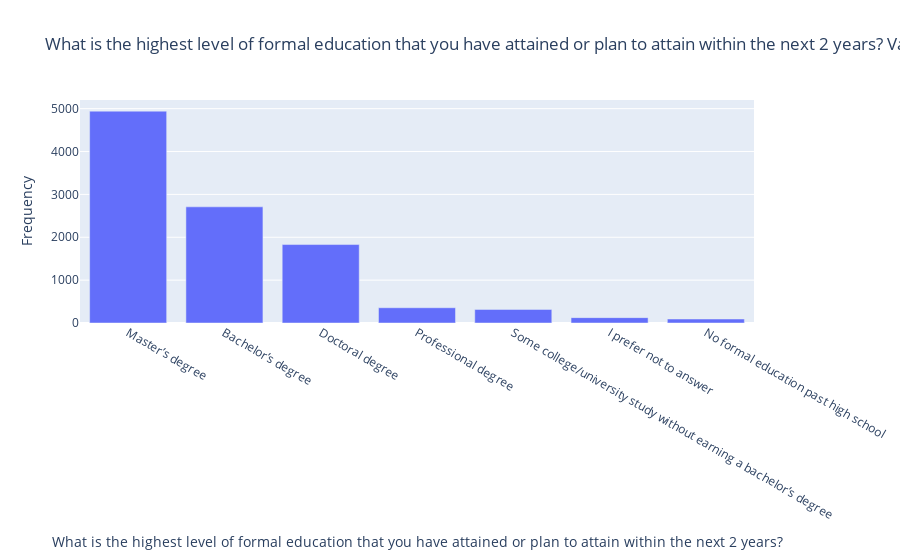

Notebook code cell kept with this figure:
### Markdown cell above
#### 4. What are the highest levels of formal education attained by respondents?

### Code cell
import numpy as np
import pandas as pd
import plotly.graph_objs as go
from plotly.offline import iplot, init_notebook_mode

# Enable Plotly in offline mode
init_notebook_mode(connected=True)



# If the DataFrame has DateTimeIndex or MultiIndex, convert it
if isinstance(df, (pd.DatetimeIndex, pd.MultiIndex)):
    df = df.to_frame(index=False)

# Remove any pre-existing indices for ease of use in the D-Tale code, but this is not required
df = df.reset_index().drop('index', axis=1, errors='ignore')
df.columns = [str(c) for c in df.columns]  # Ensure column names are strings

# Filter and prepare the data for plotting
s = df[~pd.isnull(df['What is the highest level of formal education that you have attained or plan to attain within the next 2 years?'])]['What is the highest level of formal education that you have attained or plan to attain within the next 2 years?']
chart = pd.value_counts(s).to_frame(name='data')
chart['percent'] = (chart['data'] / chart['data'].sum()) * 100
chart.index.name = 'labels'
chart = chart.reset_index().sort_values(['data', 'labels'], ascending=[False, True])
chart = chart[:100]

# Create the bar chart
charts = [go.Bar(x=chart['labels'].values, y=chart['data'].values, name='Frequency')]
figure = go.Figure(data=charts, layout=go.Layout({
    'barmode': 'group',
    'legend': {'orientation': 'h'},
    'title': {'text': 'What is the highest level of formal education that you have attained or plan to attain within the next 2 years? Value Counts'},
    'xaxis': {'title': {'text': 'What is the highest level of formal education that you have attained or plan to attain within the next 2 years?'}},
    'yaxis': {'title': {'text': 'Frequency'}}
}))

iplot(figure)

### Figure 1 — Plotly figure (JSON) as saved in the notebook; plotly's stock layout.template omitted (floating-point values rounded to 4 significant figures)
{"data": [{"name": "Frequency", "type": "bar", "x": ["Master’s degree", "Bachelor’s degree", "Doctoral degree", "Professional degree", "Some college/university study without earning a bachelor’s degree", "I prefer not to answer", "No formal education past high school"], "y": [4942, 2710, 1830, 356, 317, 125, 93]}], "layout": {"barmode": "group", "legend": {"orientation": "h"}, "title": {"text": "What is the highest level of formal education that you have attained or plan to attain within the next 2 years? Value Counts"}, "xaxis": {"title": {"text": "What is the highest level of formal education that you have attained or plan to attain within the next 2 years?"}}, "yaxis": {"title": {"text": "Frequency"}}}}
